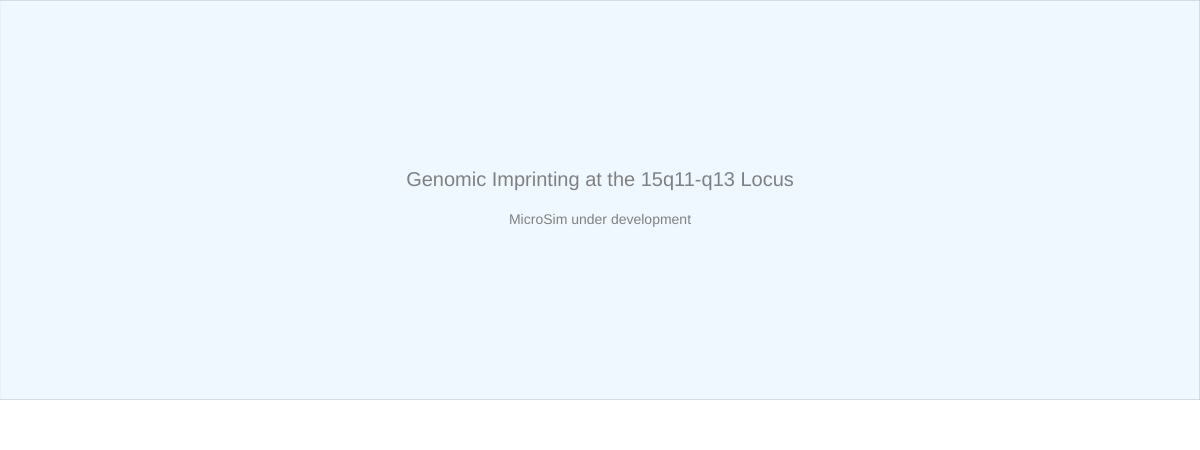
Frame 1 (no input)
Frame 60 (no input): identical to frame 1, image omitted
Frame 120 (the mouse pressed at the canvas centre since frame 60): identical to frame 1, image omitted

The p5.js sketch that drew this single still picture (run headless with seeded random() and noise() and a simulated clock; from frame 60 on, the mouse is pressed at the canvas centre):

// p5.js sketch
// ── sketch.js
// Genomic Imprinting at the 15q11-q13 Locus
// CANVAS_HEIGHT: 450
let drawHeight = 400;
let controlHeight = 50;
let canvasWidth, canvasHeight;

function updateCanvasSize() {
    const container = document.querySelector('main');
    canvasWidth = container ? container.offsetWidth : windowWidth;
    canvasHeight = drawHeight + controlHeight;
}

function setup() {
    updateCanvasSize();
    const canvas = createCanvas(canvasWidth, canvasHeight);
    canvas.parent(document.querySelector('main'));
    textSize(16);
}

function draw() {
    // Drawing area
    fill('aliceblue');
    stroke('silver');
    strokeWeight(1);
    rect(0, 0, canvasWidth, drawHeight);

    // Control area
    fill('white');
    noStroke();
    rect(0, drawHeight, canvasWidth, controlHeight);

    // Placeholder text
    fill('gray');
    noStroke();
    textAlign(CENTER, CENTER);
    textSize(20);
    text('Genomic Imprinting at the 15q11-q13 Locus', canvasWidth / 2, drawHeight / 2 - 20);
    textSize(14);
    text('MicroSim under development', canvasWidth / 2, drawHeight / 2 + 20);
}

function windowResized() {
    updateCanvasSize();
    resizeCanvas(canvasWidth, canvasHeight);
}
